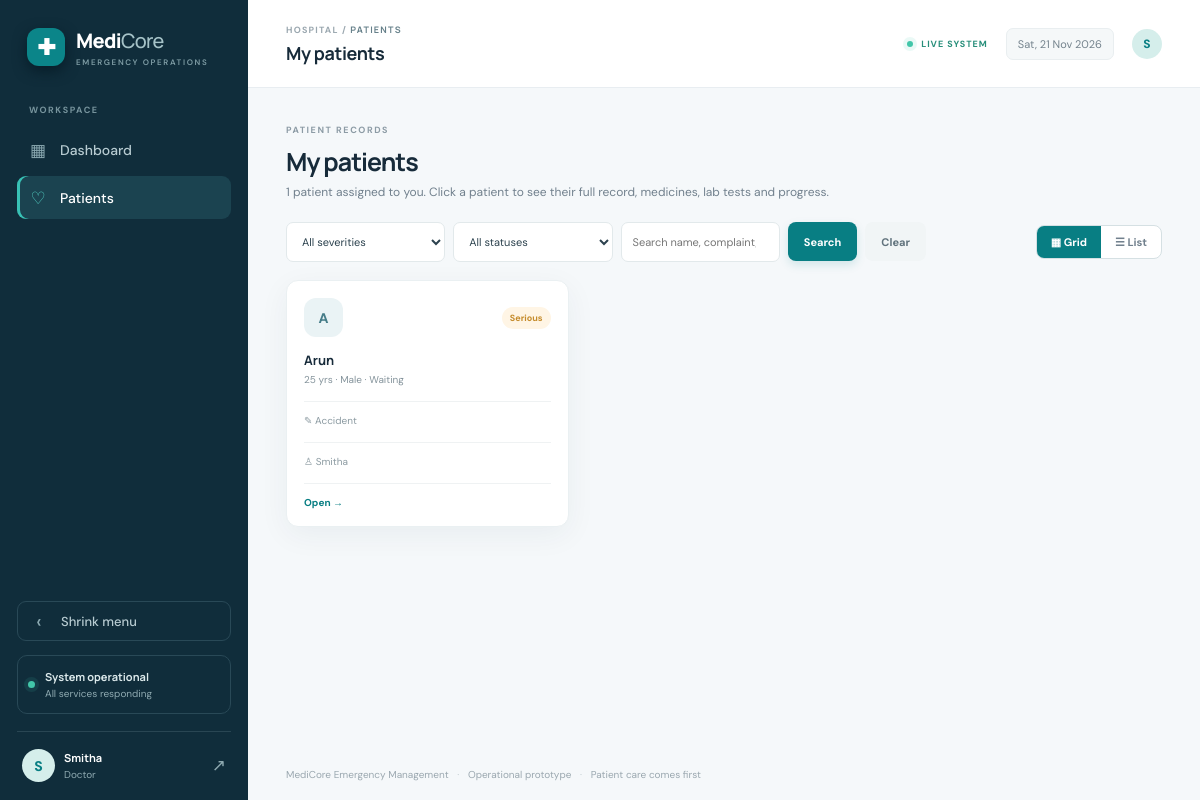
The page /patients/ (signed in) on the database its author committed.
### core/models.py (models this page shows, shortened)
class Patient(models.Model):
    SEVERITY = [("Critical", "Critical"), ("Serious", "Serious"), ("Stable", "Stable"), ("Not triaged", "Not triaged")]
    STATUS = [("Waiting", "Waiting"), ("In Treatment", "In Treatment"), ("Admitted", "Admitted"), ("Discharged", "Discharged")]
    name = models.CharField(max_length=120)
    age = models.PositiveSmallIntegerField()
    gender = models.CharField(max_length=20, blank=True)
    contact = models.CharField(max_length=25, blank=True)
    complaint = models.TextField()
    department = models.CharField(max_length=100, blank=True)   # department the patient belongs to
    arrival_time = models.DateTimeField(auto_now_add=True)
    severity = models.CharField(max_length=20, choices=SEVERITY, default="Not triaged")
    status = models.CharField(max_length=20, choices=STATUS, default="Waiting")
    assigned_doctor = models.ForeignKey(StaffProfile, null=True, blank=True, on_delete=models.SET_NULL, related_name="patients")
    bed = models.ForeignKey("Bed", null=True, blank=True, on_delete=models.SET_NULL, related_name="patients")
    notes = models.TextField(blank=True)
    @property
    def priority(self):
        return {"Critical": 1, "Serious": 2, "Stable": 3, "Not triaged": 4}.get(self.severity, 5)

class StaffProfile(models.Model):
    ROLE_CHOICES = [(x, x) for x in ["Admin", "Doctor", "Nurse", "Triage Staff", "Receptionist", "Front Desk", "Pharmacist", "Lab Technician", "Booking Clerk"]]
    STATUS_CHOICES = [("Available", "Available"), ("Busy", "Busy"), ("Off Duty", "Off Duty")]
    user = models.OneToOneField(User, on_delete=models.CASCADE, null=True, blank=True)
    full_name = models.CharField(max_length=120)
    role = models.CharField(max_length=20, choices=ROLE_CHOICES)
    department = models.CharField(max_length=100, blank=True)
    phone = models.CharField(max_length=25, blank=True)
    status = models.CharField(max_length=15, choices=STATUS_CHOICES, default="Available")
    shift_start = models.TimeField(null=True, blank=True)
    shift_end = models.TimeField(null=True, blank=True)
    on_leave = models.BooleanField(default=False)
    leave_note = models.CharField(max_length=150, blank=True)
    counter = models.CharField(max_length=40, blank=True)   # desk / counter they work at
    skills = models.CharField(max_length=300, blank=True)   # comma separated skills / specialities

### core/views.py (the view)
# urls.py: path("patients/", views.patient_list, name="patients"),
@clinical_required
def patient_list(request):
    role = role_of(request.user)
    see = _can_see(role)
    q = request.GET.get("q", "").strip()
    severity = request.GET.get("severity", "")
    status = request.GET.get("status", "")
    severity = severity if severity in dict(SEVERITY_OPTIONS) else ""
    status = status if status in dict(STATUS_OPTIONS) else ""
    queue_options = {"pharmacist": [("", "All patients"), ("new", "● New prescriptions")],
                     "lab": [("", "All patients"), ("new", "● New checkups")]}.get(role, [])
    queue = "new" if (queue_options and request.GET.get("queue") == "new") else ""
    qs = _visible_patients(request).select_related("assigned_doctor", "bed").prefetch_related("medicines", "tests", "progress")
    if severity:
        qs = qs.filter(severity=severity)
    if status:
        qs = qs.filter(status=status)
    if queue and role == "pharmacist":
        qs = qs.filter(medicines__status="Prescribed").distinct()
    if queue and role == "lab":
        qs = qs.filter(tests__status="Requested").distinct()
    if q:
        qs = qs.filter(Q(name__icontains=q) | Q(complaint__icontains=q) | Q(contact__icontains=q)
                       | Q(severity__icontains=q) | Q(status__icontains=q) | Q(department__icontains=q)
                       | Q(assigned_doctor__full_name__icontains=q) | Q(bed__bed_number__icontains=q))
    patients = sorted(qs, key=lambda p: (p.status == "Discharged", p.priority, p.arrival_time))
    for p in patients:
        p.med_names = [m.name for m in p.medicines.all() if m.status != "Stopped"] if see["meds"] else []
        p.test_names = [t.name for t in p.tests.all()] if see["tests"] else []
        p.latest = next(iter(p.progress.all()), None)
        p.new_meds = sum(1 for m in p.medicines.all() if m.status == "Prescribed") if role == "pharmacist" else 0
        p.new_tests = sum(1 for t in p.tests.all() if t.status == "Requested") if role == "lab" else 0
    return render(request, "core/patients.html", {
        "patients": patients, "q": q, "severity": severity, "status": status,
        "severities": SEVERITY_OPTIONS, "statuses": STATUS_OPTIONS, "queue_options": queue_options, "queue": queue,
        "view": _view_mode(request), "total": _visible_patients(request).count(),
        "is_admin": role == "admin", "is_doctor": role == "doctor",
        "dept_name": request.user.department_account.name if role == "department" else "",
        "show_meds": see["meds"], "show_tests": see["tests"],
    })

### core/context.py (called while the page is built)
def asset_version(request):
    newest = 0
    for rel in ("css/app.css", "js/app.js"):
        try:
            newest = max(newest, int(os.path.getmtime(os.path.join(settings.BASE_DIR, "static", rel))))
        except OSError:
            pass
    return {"asset_version": newest}

def notifications(request):
    n = 0
    user = request.user
    if user.is_authenticated:
        from .permissions import role_of
        from .models import Medicine, LabTest, Referral, SupplyRequest
        role = role_of(user)
        if role == "pharmacist":
            n = Medicine.objects.filter(status="Prescribed").count()
        elif role == "lab":
            n = LabTest.objects.filter(status="Requested").count()
        elif role == "department":
            n = Referral.objects.filter(to_department=user.department_account.name, status="Pending").count()
        elif role == "admin":
            n = SupplyRequest.objects.filter(status="Requested").count()
    return {"badge_new": n}

### core/permissions.py (called while the page is built)
def role_of(user):
    if not user.is_authenticated:
        return None
    if user.is_staff:
        return "admin"
    sp = getattr(user, "staffprofile", None)
    if sp is None:
        return "department" if hasattr(user, "department_account") else None
    if sp.role == "Doctor":
        return "doctor"
    if sp.role == "Pharmacist":
        return "pharmacist"
    if sp.role == "Lab Technician":
        return "lab"
    return "staff"

def _require(*roles):
    def decorator(view):
        @wraps(view)
        def wrapper(request, *args, **kwargs):
            current = role_of(request.user)
            if current in roles:
                return view(request, *args, **kwargs)
            if current:
                return redirect(HOME[current])
            return redirect(LOGIN[roles[0]])
        return wrapper
    return decorator

### core/views.py (called while the page is built)
def _view_mode(request):
    return "list" if request.GET.get("view") == "list" else "grid"

def _can_see(role):
    return {
        "meds": role in ("admin", "doctor", "pharmacist"),   # medicine list: doctor prescribes, pharmacist dispenses
        "tests": role in ("admin", "doctor", "lab"),          # lab tests: doctor requests, lab records results
    }

### templates/core/patients.html (shortened to what this page needs)
{% extends "base.html" %}{% block crumb %}PATIENTS{% endblock %}{% block page_title %}{% if is_admin %}Patient directory{% elif is_doctor %}My patients{% elif dept_name %}{{ dept_name }} patients{% else %}Patients{% endif %}{% endblock %}
{% block content %}<div class="section-intro"><div><span class="eyebrow">PATIENT RECORDS</span><h1>{% if is_doctor %}My patients{% elif dept_name %}{{ dept_name }} patients{% else %}Patients{% endif %}</h1><p class="muted">{% if is_doctor %}{{ total }} patient{{ total|pluralize }} assigned to you.{% elif dept_name %}{{ total }} patient{{ total|pluralize }} in the {{ dept_name }} department.{% else %}{{ total }} patient{{ total|pluralize }} on record.{% endif %} Click a patient to see their full record{% if show_meds %}, medicines{% endif %}{% if show_tests %}, lab tests{% endif %} and progress.</p></div>{% if is_admin %}<a class="btn btn-primary" href="{% url 'patient_create' %}">＋ Create patient</a>{% endif %}</div>
<div class="dir-tools"><form method="get" class="dir-search"><input type="hidden" name="view" value="{{ view }}">
<select class="form-control dir-type" name="severity" aria-label="Filter by severity">{% for value, label in severities %}<option value="{{ value }}"{% if value == severity %} selected{% endif %}>{{ label }}</option>{% endfor %}</select>
<select class="form-control dir-type" name="status" aria-label="Filter by status">{% for value, label in statuses %}<option value="{{ value }}"{% if value == status %} selected{% endif %}>{{ label }}</option>{% endfor %}</select>
<input class="form-control" type="search" name="q" autocomplete="off" value="{{ q }}" placeholder="Search name, complaint, phone, doctor or bed"><button class="btn btn-primary" type="submit">Search</button><a class="btn btn-quiet dir-clear" href="?view={{ view }}"{% if not q and not severity and not status and not queue %} hidden{% endif %}>Clear</a></form>
<div class="view-toggle"><a href="?view=grid" class="{% if view == 'grid' %}on{% endif %}">▦ Grid</a><a href="?view=list" class="">☰ List</a></div></div>
<div id="dir-results">{% if patients %}{% if view == 'list' %}<div class="panel"><div class="table-wrap"><table><thead><tr><th>PATIENT</th><th>SEVERITY</th><th>STATUS</th><th>CONDITION</th>{% if show_meds %}<th>MEDICINES</th>{% endif %}{% if show_tests %}<th>LAB TESTS</th>{% endif %}<th>DOCTOR</th><th></th></tr></thead><tbody>{% for p in patients %}<tr><td><a href="{% url 'patient_detail' p.pk %}"><b>{{ p.name }}</b></a>{% if p.new_meds %} <span class="status status-prescribed">● {{ p.new_meds }} new</span>{% endif %}{% if p.new_tests %} <span class="status status-prescribed">● {{ p.new_tests }} new</span>{% endif %}<small class="cell-sub">{{ p.age }} yrs{% if p.gender %} · {{ p.gender }}{% endif %} · {{ p.complaint|truncatechars:32 }}</small></td><td><span class="status status-{{ p.severity|slugify }}">{{ p.severity }}</span></td><td>{{ p.status }}</td><td>{% if p.latest %}<span class="status status-{{ p.latest.condition|slugify }}">{{ p.latest.condition }}</span>{% else %}—{% endif %}</td>{% if show_meds %}<td>{% if p.med_names %}{{ p.med_names|join:", " }}{% else %}—{% endif %}</td>{% endif %}{% if show_tests %}<td>{% if p.test_names %}{{ p.test_names|join:", " }}{% else %}—{% endif %}</td>{% endif %}<td>{{ p.assigned_doctor.full_name|default:"—" }}</td><td><a class="text-link" href="{% url 'patient_detail' p.pk %}">Open →</a></td></tr>{% endfor %}</tbody></table></div></div>
{% else %}<div class="people-grid">{% for p in patients %}<a href="{% url 'patient_detail' p.pk %}" style="color:inherit;text-decoration:none" class="person-card"><div class="person-top"><div class="person-avatar">{{ p.name|first|upper }}</div><span class="status status-{{ p.severity|slugify }}">{{ p.severity }}</span></div><h3>{{ p.name }}</h3><p>{{ p.age }} yrs{% if p.gender %} · {{ p.gender }}{% endif %} · {{ p.status }}</p><div class="person-contact">✎ {{ p.complaint|truncatechars:46 }}</div><div class="person-contact">♙ {{ p.assigned_doctor.full_name|default:"No doctor yet" }}</div><div class="person-contact" style="color:var(--teal);font-weight:700">Open →</div></a>{% endfor %}</div>{% endif %}
{% else %}<div class="panel empty-state">{% if q or severity or status or queue %}No patient matches these filters.{% elif is_doctor %}No patients are assigned to you yet.{% elif dept_name %}No patients in this department yet.{% else %}No patients registered yet.{% endif %}</div>{% endif %}</div>{% endblock %}

### templates/base.html (shortened to what this page needs)
{% load static %}
<!doctype html><html lang="en"><head><meta charset="utf-8"><meta name="viewport" content="width=device-width, initial-scale=1">
<link rel="stylesheet" href="{% static 'css/app.css' %}?v={{ asset_version }}"></head><body>
{% if user.is_authenticated %}
<div class="app-shell{% if preview %} collapsed{% endif %}"{% if preview %} data-preview="1"{% endif %}>
<aside class="sidebar"><a class="brand" href="{% url 'dashboard' %}"><span class="brand-mark">✚</span><span>Medi<span class="brand-light">Core</span><small>EMERGENCY OPERATIONS</small></span></a>
<div class="side-label">WORKSPACE</div>
<nav>
{% if user.is_staff %}
<a href="{% url 'dashboard' %}" class="{% if request.resolver_match.url_name == 'dashboard' %}active{% endif %}" title="Overview"><span>▦</span> Overview</a>
<a href="{% url 'staff' %}" class="{% if request.resolver_match.url_name == 'staff' or request.resolver_match.url_name == 'team_preview' %}active{% endif %}" title="Staff directory"><span>♙</span> Staff directory</a>
<a href="{% url 'hospital' %}" class="{% if request.resolver_match.url_name == 'hospital' %}active{% endif %}" title="Hospital directory"><span>⌂</span> Hospital directory</a>
<a href="{% url 'patients' %}" class="{% if 'patient' in request.resolver_match.url_name %}active{% endif %}" title="Patient directory"><span>♡</span> Patient directory</a>
<a href="{% url 'beds' %}" class="{% if 'bed' in request.resolver_match.url_name or 'ward' in request.resolver_match.url_name %}active{% endif %}" title="Beds &amp; wards"><span>▤</span> Beds & wards</a>
<a href="{% url 'ambulances' %}" title="Ambulances"><span>🚑</span> Ambulances</a>
<a href="{% url 'reports' %}" title="Reports"><span>◷</span> Reports</a>
<a href="{% url 'supply_requests' %}" class="{% if request.resolver_match.url_name == 'supply_requests' %}active{% endif %}" title="Requests"><span>✉</span> Requests{% if badge_new %}<em class="nav-badge">{{ badge_new }}</em>{% endif %}</a>
{% elif user.staffprofile.role == "Doctor" %}
<a href="{% url 'doctor_dashboard' %}" class="{% if request.resolver_match.url_name == 'doctor_dashboard' %}active{% endif %}" title="Dashboard"><span>▦</span> Dashboard</a>
<a href="{% url 'patients' %}" class="{% if 'patient' in request.resolver_match.url_name %}active{% endif %}" title="Patients"><span>♡</span> Patients</a>
{% else %}
<a href="{% url 'staff_dashboard' %}" class="active" title="My dashboard"><span>▦</span> My dashboard</a>
{% endif %}
</nav><div class="sidebar-bottom"><button type="button" class="side-toggle" aria-expanded="true" title="Shrink menu"><span class="tg-icon">‹</span><span class="tg-label">Shrink menu</span></button><div class="secure-note"><span class="pulse"></span><div><b>System operational</b><small>All services responding</small></div></div><div class="user-mini"><div class="avatar">{{ user.username|first|upper }}</div><div><b>{{ user.get_full_name|default:user.username }}</b><small>{% if user.is_staff %}Admin{% elif user.department_account %}Department{% elif user.staffprofile.role == "Doctor" %}Doctor{% else %}{{ user.staffprofile.role }}{% endif %}</small></div><form method="post" action="{% url 'logout' %}" class="logout-form">{% csrf_token %}<button type="submit" title="Sign out">↗</button></form></div></div></aside>
<main class="main-area"><header class="topbar"><div><div class="breadcrumb">HOSPITAL / <b>{% block crumb %}OVERVIEW{% endblock %}</b></div><div class="top-title">{% block page_title %}Emergency overview{% endblock %}</div></div><div class="top-actions"><span class="live-pill"><i></i> LIVE SYSTEM</span><span class="date-chip">{% now "D, d M Y" %}</span><div class="avatar avatar-small">{{ user.username|first|upper }}</div></div></header>
<section class="page-content">{% block content %}{% endblock %}</section>
<footer class="footer">MediCore Emergency Management <span>·</span> Operational prototype <span>·</span> Patient care comes first</footer>
</main></div>
{% else %}{% block auth_content %}{% endblock %}{% endif %}
<script src="{% static 'js/app.js' %}?v={{ asset_version }}"></script></body></html>

### rows shown on the page
Patient: name|first "A", severity "Serious", name "Arun", age "25", gender "Male", status "Waiting", complaint "Accident", assigned_doctor.full_name "Smitha"

### other values the page prints
{{ user.username|first|upper }} "S"
{{ user.get_full_name|default:user.username }} "Smitha"
{{ total }} "1"
form field severity "All severities"
form field status "All statuses"
